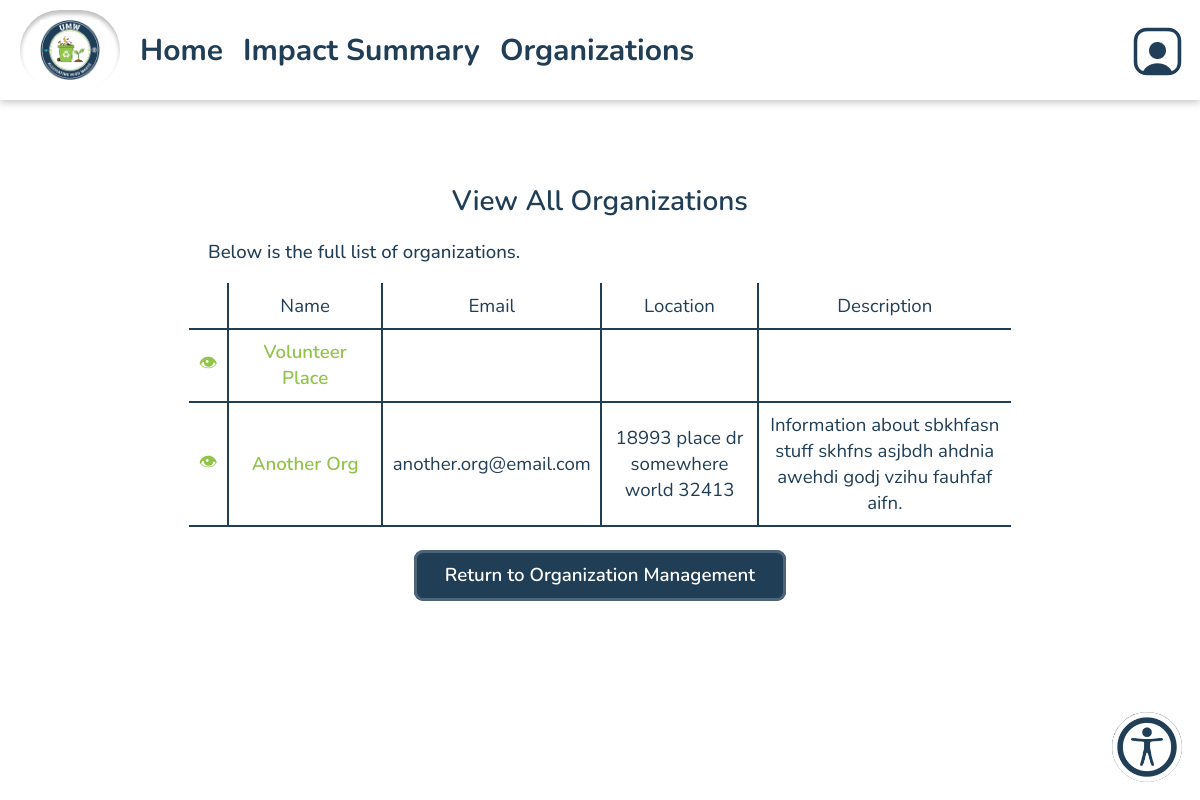
Page /viewAllOrgs.php (signed in) on the committed database.
### tables this page shows
CREATE TABLE `dborganizations` (
  `id` int(11) NOT NULL,
  `name` varchar(256) NOT NULL,
  `email` varchar(256) DEFAULT NULL,
  `description` text DEFAULT NULL,
  `location` varchar(256) DEFAULT NULL,
  `archived` tinyint(4) NOT NULL DEFAULT 0
);

### database/dbOrganizations.php (called while the page is built, shortened)
<?php
function fetch_organizations($archived = '0') {
    $con=connect();
    $sql = "SELECT * FROM dborganizations WHERE (dborganizations.archived = 0 OR ? = 1)";
    $query = $con->prepare($sql);
    $query->bind_param("s", $archived);
    $query->execute();
    $result = $query->get_result();
    return $result;
}

### include/output.php (called while the page is built, shortened)
<?php
    function hsc($input) {
        return htmlspecialchars($input ?? '');
    }

### viewAllOrgs.php (the view, shortened to what this page needs)
<?php
    include_once 'database/dbOrganizations.php';
    include_once 'include/output.php';
    $orgs = fetch_organizations();
?>
<!DOCTYPE html>
<html lang="en">
<head>
    <?php
    require_once('header.php');
    ?>
</head>
<body>
<main>
    <div class="orgs-page-wrap">
        <div class="main-content-box">
            <div class="text-center mb-8">
                <h2>View All Organizations</h2>
                <div class="info-box">
                    <p class="sub-text">Below is the full list of organizations.</p>
                </div>
            </div>
            <div class="table-wrapper table-card">
                <table class="general" id="org-table">
                    <thead>
                        <tr>
                            <th style="width:4%;"></th>
                            <th style="width:20%;">Name</th>
                            <th style="width:22%;">Email</th>
                            <th style="width:20%;">Location</th>
                            <th style="width:34%;">Description</th>
                        </tr>
                    </thead>
                    <tbody>
                        <?php if ($orgs): ?>
                            <?php while ($row = mysqli_fetch_assoc($orgs)): ?>
                                <tr>
                                    <td>
                                        <a href="organization.php?id=<?php echo hsc($row['id']); ?>" class="event-link">👁</a>
                                    </td>
                                    <td>
                                        <a href="organization.php?id=<?php echo hsc($row['id']); ?>" class="event-link">
                                            <?php echo hsc($row['name']); ?>
                                        </a>
                                    </td>
                                    <td><?php echo hsc($row['email']); ?></td>
                                    <td><?php echo hsc($row['location']); ?></td>
                                    <td><?php echo hsc($row['description']); ?></td>
                                </tr>
                            <?php endwhile; ?>
                        <?php else: ?>
                            <tr>
                                <td colspan="5">There are currently no organizations to view.</td>
                            </tr>
                        <?php endif; ?>
                    </tbody>
                </table>
            </div>
            <div class="text-center" style="margin-top: 35px;">
                <a href="organizationManagement.php" class="return-button">Return to Organization Management</a>
            </div>
        </div>
    </div>
</main>
</body>
</html>

### css/base.css (style rules this page uses)
html, body, header, main, footer, div, span, p, h1, h2, h3, h4, h5, h6, ul, ol, li, input, select, textarea, form, section, label, table, td, tr, th, form, fieldset, em, button, a { padding: 0; margin: 0; font-size: inherit; font-family: inherit; font-weight: inherit; text-decoration: none; font-style: normal; box-sizing: border-box; text-align: left; list-style-type: none; border-spacing: 0; }
:root { --page-background-color: white; --page-font-color: #213e57; --inactive-font-color: #213e57; --inactive-background-color: white; --standout-background: white; --happy-toast-background-color: #5D7E61; --happy-toast-font-color: rgb(255, 255, 255); --info-toast-background-color: #2f2f2f; --info-toast-font-color: white; --error-toast-background-color: #A66654; --error-toast-font-color: rgb(255, 255, 255); --shadow-and-border-color: #e8e8e8; --main-color: #213e57; --main-color-hover: #4d6579; --accent-color: #92c44c; --accent-color-hover: #759d3d; --secondary-accent-color: rgb(175, 141, 92); --accessible-highlight-color: #2563EB; --wv-accent-color: #C9AB81; --wv-accent-foreground: #111111; --wv-bg-light: #ffffff; --wv-text-dark: #111111; --wv-muted-text: #6b6b6b; --calendar-event-color: #808080; --calendar-event-color-hover: var(--accent-color); --calendar-today-border: 2px solid var(--secondary-accent-color); --button-font-color: rgb(255, 255, 255); --button-padding: 0.5rem 1.5rem; --button-border-radius: 0.5rem; --standard-border: 1px solid #333333; --light-border: 1px solid var(--shadow-and-border-color); --text-field-border: 2px solid #e8e8e8; --cancel-button-background-color: #A66654; --error-color: #A66654; font-size: 18px; font-family: Montserrat; font-weight: 300; }
body { background-color: var(--page-background-color); color: var(--page-font-color); font-family: Montserrat; }
p { font-weight: 500; }
a { color: var(--accent-color); }
main:not(.login):not(.calendar-view):not(.dashboard) { padding: 1rem; }
h2 { font-size: 1.5rem; font-weight: 550; text-align: center; }
.return-button, a.return-button, .num a { background-color: var(--main-color); border: 3px solid var(--main-color-hover); border-radius: 0.5rem !important; padding-inline: 1.5rem !important; padding-block: 0.5rem !important; font-weight: 550; text-align: center; color: white; }
.return-button { border-radius: var(--radius-lg) !important; padding-inline: calc(var(--spacing) * 6) !important; padding-block: calc(var(--spacing) * 2) !important; }
.main-content-box { width: 100%; max-width: 48rem; padding: 2rem; margin-bottom: 2rem; margin-left: auto; margin-right: auto; border-radius: 0.5rem; }
.info-box { width: 100%; padding: 1rem; margin-bottom: 0; background-color: var(--page-background-color); border: 2px solid var(--light-border); border-radius: 0.5rem; font-weight: 500; }
.text-center { text-align: center; }
table.general { width: 100%; border-collapse: collapse; padding-bottom: 1rem; }
table.general th, table.general td { padding: 0.5rem 0.5rem; vertical-align: middle; text-align: center; background-color: var(--page-background-color); border: 2px solid var(--main-color); color: var(--page-font-color); font-weight: 400; }
table.general tr:first-of-type th { border-top: 0; }
table.general td:first-of-type, table.general th:first-of-type { border-left: 0; }
table.general td:last-of-type, table.general th:last-of-type { border-right: 0; }
a.event-link { color: var(--accent-color); font-weight: 550; }

### viewAllOrgs.php (style rules this page uses)
body, main { background-color: white; }
.orgs-page-wrap { width: 100%; padding: 30px 5%; }
.table-card { max-width: 1200px; margin: 0 auto; }
.event-link { text-decoration: none; font-weight: 600; }

### rows in the picture
dborganizations: name "Volunteer Place"
dborganizations: name "Another Org", email "another.org@email.com", location "18993 place dr somewhere world 32413", description "Information about sbkhfasn stuff skhfns asjbdh ahdnia awehdi godj vzihu fauhfaf aifn."
